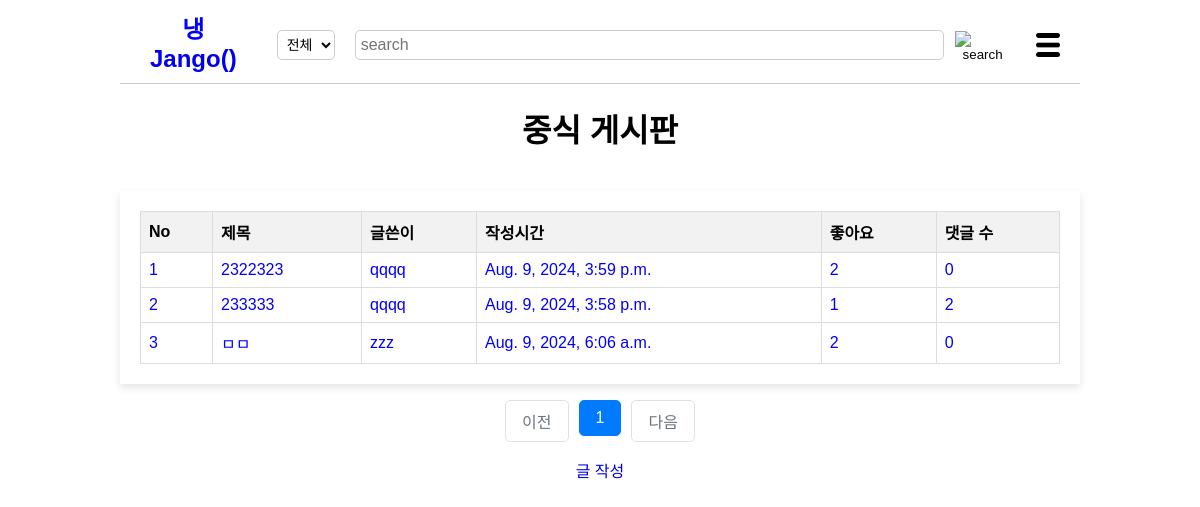
The app's page /chinapost/, older data.
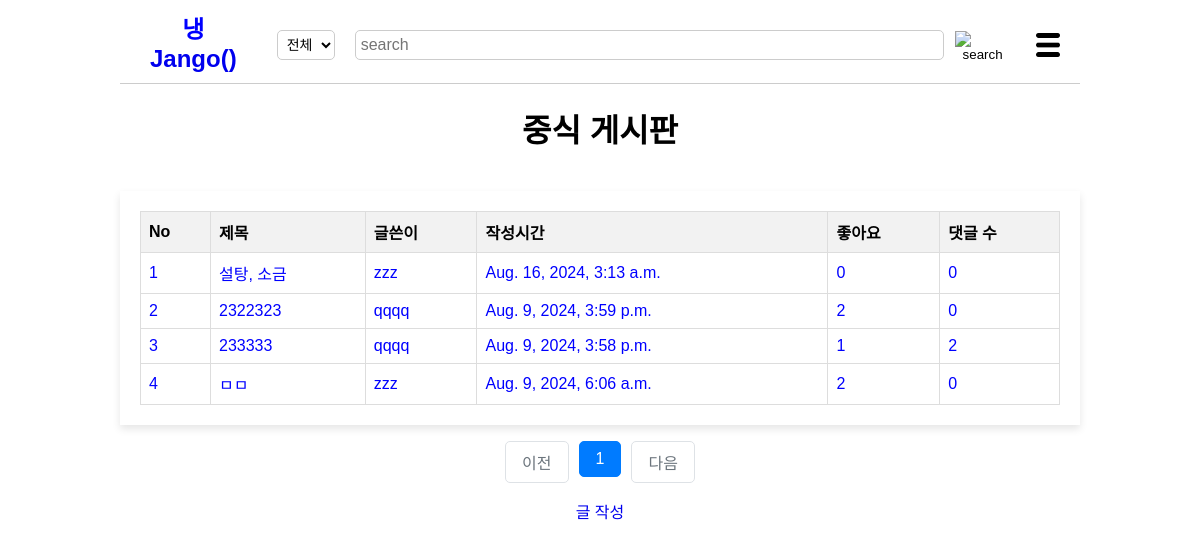
The same page, newer data.
### post/models.py (models this page shows, shortened)
class Post(models.Model):
    title = models.CharField(max_length=200)
    cooktime = models.IntegerField()
    ingredient = models.TextField()
    cookmethod = models.TextField()
    created_at=models.DateTimeField(auto_now_add=True)
    writer=models.ForeignKey(User, on_delete=models.CASCADE)
    like_users=models.ManyToManyField(settings.AUTH_USER_MODEL, related_name='like_posts', blank=True)
    updated_at=models.DateTimeField(null=True, blank=True, auto_now=True)
    category = models.ForeignKey(Category, on_delete=models.CASCADE)

### post/views/post_views.py (the view)
# urls.py: path('<str:category_name>/',list, name='list'),
def list(request, category_name):
    request.session['previous_page'] = request.get_full_path()
    category = get_object_or_404(Category, name=category_name)
    posts = Post.objects.filter(category=category).annotate(comment_count=Count('comment')).order_by('-created_at')
    page=request.GET.get('page', '1')
    paginator=Paginator(posts, 10)
    page_obj=paginator.get_page(page)
    context={
        'list': page_obj,
        }
    if category_name=="koreapost":
        return render(request, 'koreapost.html', context)
    elif category_name=="chinapost":
        return render(request, 'chinapost.html', context)
    elif category_name=="japanpost":
        return render(request, 'japanpost.html', context)
    else:
        return render(request, '404.html')

### post/templates/chinapost.html (shortened to what this page needs)
<!DOCTYPE html>
<html lang="ko">
    <head>
        {% load static %}
        <link rel="stylesheet" href ="{%static 'css/styles-chinapost.css' %}">
        <!-- {% load static %}
        <link rel="stylesheet" href="styles-chinapost.css"> -->
</head>
<body>
    <header>
        <div class="logo"><a href="{% url 'post:main' %}">
            <span class="blue">냉</span>Jango() </a>
        </div>
        <select id="search-type">
            <option value="all">전체</option>
        </select>
        <form method="POST" action="{% url 'post:search' user.id %}">
                <div class="search-bar">
                    <input type="text" placeholder="search" name="searched">
                    <button><img src="{% static 'image/search-icon.png' %}" alt="search"></button>
                </div>
        </form>
        <div class="menu-icon">
            <img src="{% static 'image/menu-icon.png' %}" alt="menu">
        </div>
    </header>
        <h1>중식 게시판</h1>
        <br>
        <div class="container">
            <table>
                <thead>
                    <tr>
                        <th>No</th>
                        <th>제목</th>
                        <th>글쓴이</th>
                        <th>작성시간</th>
                        <th>좋아요</th>
                        <th>댓글 수</th>
                    </tr>
                </thead>
                <tbody>
                    {% for post in list %}
                    <tr class="fixed" data-href="{% url 'post:show' post.id %}">
                        <td>{{ forloop.counter }}</td>
                        <td>{{ post.title }}</td>
                        <td>{{ post.writer }}</td>
                        <td>{{ post.created_at }}</td>
                        <td>{{ post.like_users.all.count }}</td>
                        <td>{{ post.comment_count }}</td>
                    </tr>
                    {% endfor %}
                </tbody>
            </table>
        </div>
        <ul class="pagination justify-content-center">
            {% if list.has_previous %}
                <li class="page-item">
                    <a class="page-link" href="?page={{ list.previous_page_number }}">이전</a>
                </li>
            {% else %}
                <li class="page-item disabled">
                    <a class="page-link" tabindex="-1" aria-disabled="true" href="#">이전</a>
                </li>
            {% endif %}
            {% for page_number in list.paginator.page_range %}
            {% if page_number >= list.number|add:-5 and page_number <= list.number|add:5 %}
            {% if page_number == list.number %}
                <li class="page-item active" aria-current="page">
                    <a class="page-link" href="?page={{ page_number }}">{{ page_number }}</a>
                </li>
            {% else %}
                <li class="page-item">
                    <a class="page-link" href="?page={{ page_number }}">{{ page_number }}</a>
                </li>
            {% endif %}
            {% endif %}
            {% endfor %}
            {% if list.has_next %}
                <li class="page-item">
                    <a class="page-link" href="?page={{ list.next_page_number }}">다음</a>
                </li>
            {% else %}
                <li class="page-item disabled">
                    <a class="page-link" tabindex="-1" aria-disabled="true" href="#">다음</a>
                </li>
            {% endif %}
        </ul>
        <a href="{% url 'post:write' %}">글 작성</a>
    </body>
</html>

Row changes from the older to the newer data that the page shows:
added Post: title "설탕, 소금", writer "zzz", created_at "Aug. 16, 2024, 3:13 a.m.", like_users.all.count "0", comment_count "0"
